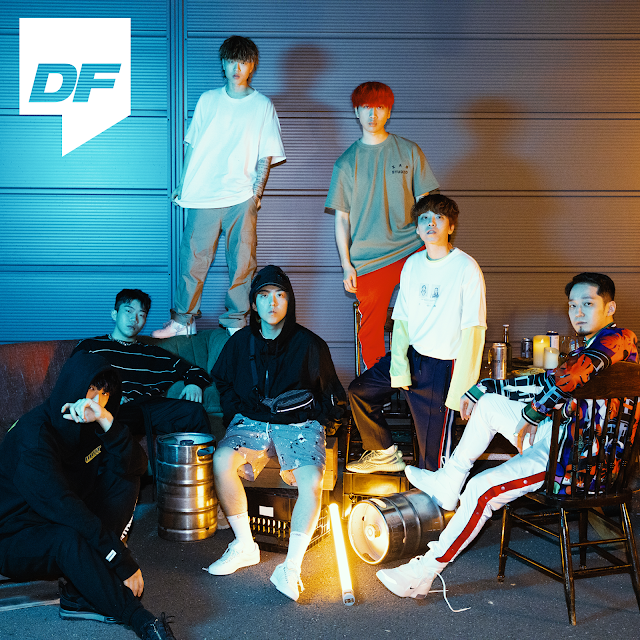
#> input picture 06_multimedia/Ambition.png, 640 x 640 px, given in place of Ambition.jpg, which was not available
$ python opencv_image.py
#> lines starting #> are read from the running program, lines starting #| are printed output that depends on the picture; pictures that were not available may be replaced by others from this repository, and a replacement may not be noted
import cv2

img = cv2.imread('Ambition.jpg')
#> img is the input picture: shape (640, 640, 3); mean B, G, R 110.4, 107.1, 89.9
img = cv2.resize(img, (600,400))
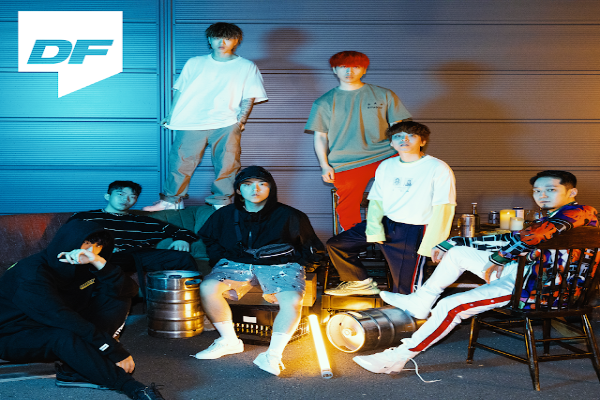
#> img: shape (400, 600, 3); mean B, G, R 110.3, 107, 89.8

cv2.imshow('Ambition',img)

edge1 = cv2.Canny(img, 50, 100)
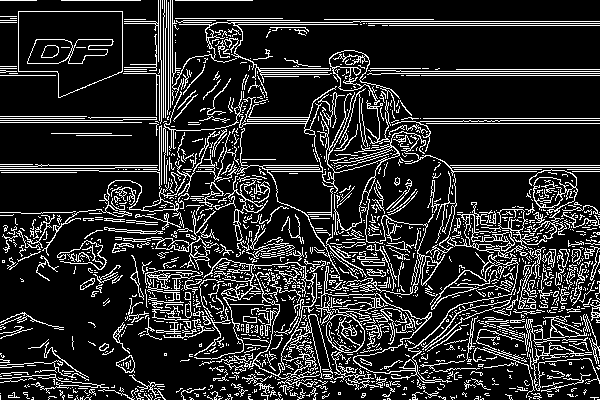
#> edge1: shape (400, 600); 16.6% white in thin lines or dots
edge2 = cv2.Canny(img, 100, 150)
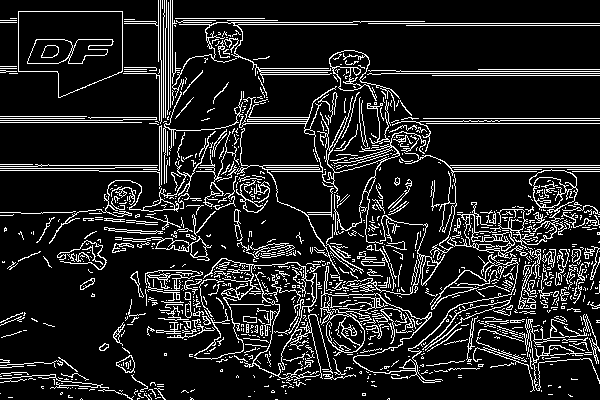
#> edge2: shape (400, 600); 13% white in thin lines or dots
edge3 = cv2.Canny(img, 150, 200)
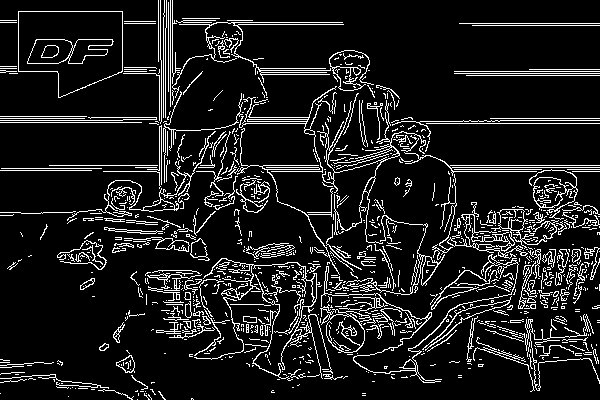
#> edge3: shape (400, 600); 11.1% white in thin lines or dots

cv2.imshow('edge1', edge1)
cv2.imshow('edge2', edge2)
cv2.imshow('edge3', edge3)

cv2.waitKey()

#> (the run stopped early here; a loop or call above may not have finished)
